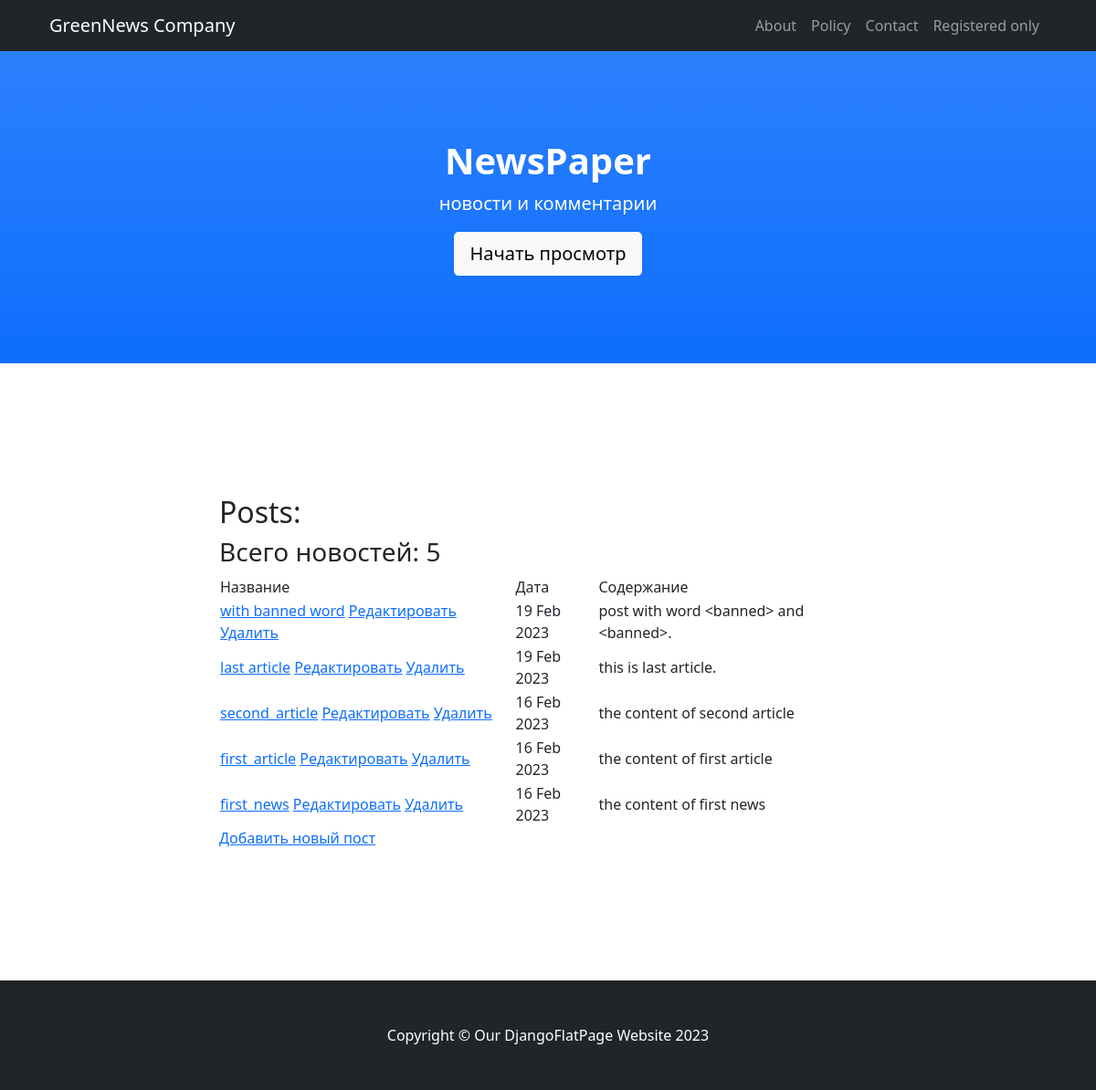
/posts/, run on an earlier commit of the app's database.
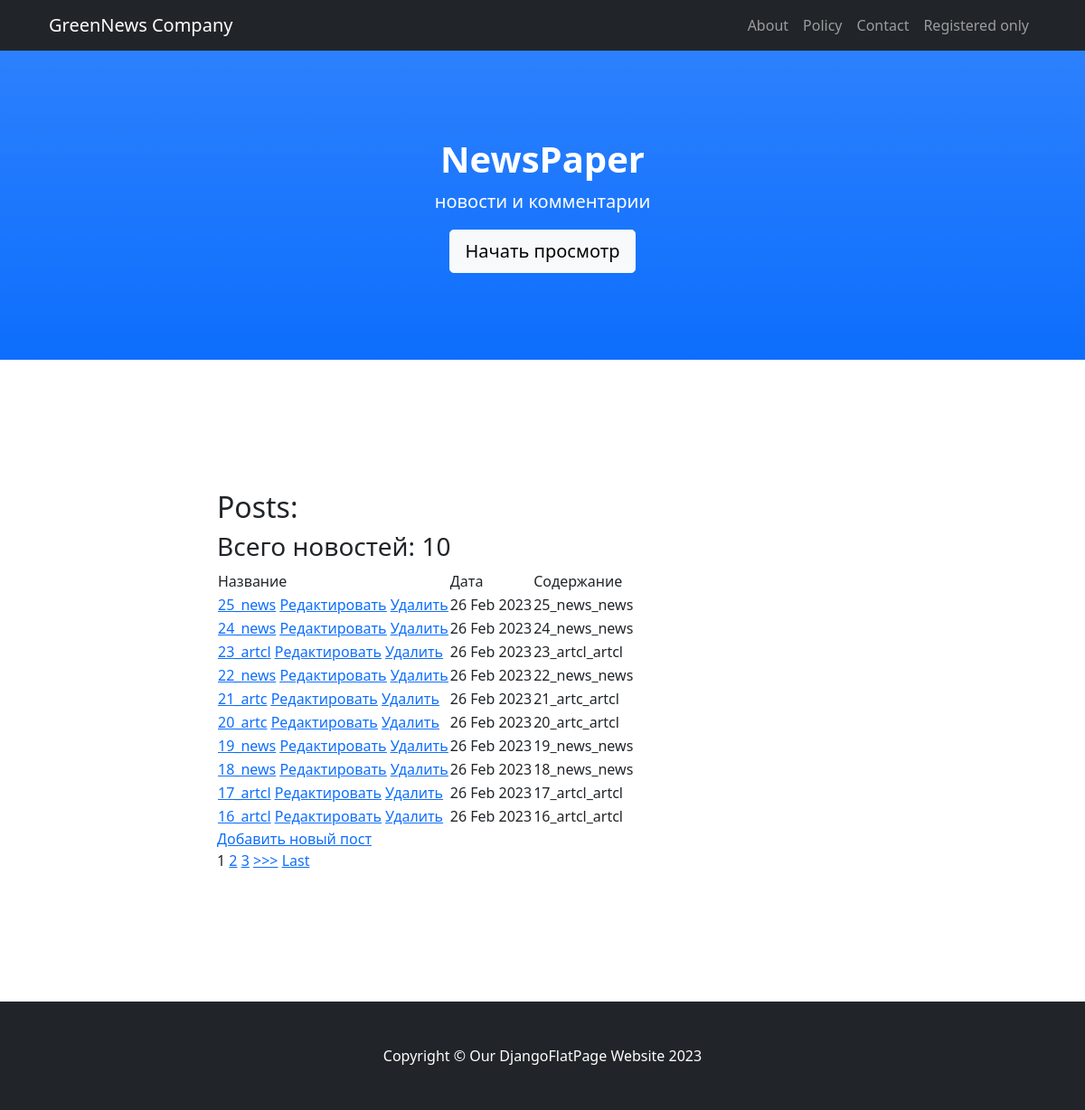
And on a later commit of the database.
### news/models.py (models this page shows, shortened)
class Post(models.Model):
    postAuthor = models.ForeignKey(Author, on_delete=models.CASCADE,)
    postType = models.CharField(max_length=4, choices=post_types, default=news)
    postDatetime = models.DateTimeField(auto_now_add=True)
    category = models.ManyToManyField(Category, through='PostCategory', related_name='posts',)
    head = models.CharField(max_length=124)
    postText = models.TextField()
    postRate = models.SmallIntegerField(default=0)

### news/views.py (the view, shortened to what this page needs)
# urls.py: path('', PostsList.as_view()),
class PostsList(ListView):
    model = Post
    template_name = 'posts.html'
    context_object_name = 'posts'
    queryset = Post.objects.order_by('-postDatetime')
    paginate_by = 10
    def get_context_data(self, **kwargs):
        context = super().get_context_data(**kwargs)
        context['categories'] = Category.objects.all()
        context['form'] = PostForm()
        return context

### news/templatetags/news_filters.py (called while the page is built)
@register.filter(name='censor')
def censor(value, arg='<banned>'):
    banned_words = [ 'пиздец', 'fuck', 'fucking', 'блядь', 'писец']
    if isinstance(value, str) and isinstance(arg, str):
        for i in banned_words:
            value = value.replace(i, arg)
        return value
    else:
        raise ValueError(f'Не применяется для {type(value)} и {type(arg)}')

### templates/posts.html (shortened to what this page needs)
{% extends 'flatpages/default.html' %}
{% load news_filters %}
{% block title %}
Posts:
{% endblock title %}
{% block content %}
    {% if posts %}
        <h3> Всего новостей: {{ posts|length }} </h3>
        <table>
            <tr>
                <td>
                    Название
                </td>
                <td>
                    Дата
                </td>
                <td>
                    Содержание
                </td>
            </tr>
        {% for new in posts %}
            <tr>
                <td>
                    <a href="{% url 'post_detail' new.id %}">{{ new.head|censor|truncatewords:12 }}</a>
                     <a href="{% url 'post_add' new.id %}"><u>Редактировать</u></a>
                    <a href="{% url 'post_delete' new.id %}"><u>Удалить</u></a>
                </td>
                <td>
                    {{ new.postDatetime|date:'d M Y' }}
                </td>
                <td>
                    {{ new.postText|censor|truncatechars:50 }}
                </td>
            </tr>
        {% endfor %}
        </table>
        <a href="{% url 'post_add' %}">Добавить новый пост</a> <br>
        {% if is_paginated %}
            {% for num in page_obj.paginator.page_range %}
                {% if page_obj.number == num %}
                    <a>{{ num }}</a>
                {% elif num > page_obj.number|add:'-3' and num < page_obj.number|add:'3' %}
                    <a href="?page={{ num }}">{{ num }}</a>
                {% endif %}
            {% endfor %}
            {% if page_obj.has_next %}
                <a href="?page={{ page_obj.next_page_number }}">>>></a>
                <a href="?page={{ page_obj.paginator.num_pages }}">Last</a>
            {% endif %}
        {% endif %}
    {% else %}
        <h2>Новостей нет!</h2>
    {% endif %}
{% endblock content %}

What changed in the data, as far as the page shows it:
no longer on this page (row unchanged): Post: head|censor "with banned word", postDatetime "19 Feb 2023", postText|censor "post with word <banned> and <banned>."
no longer on this page (row unchanged): Post: head|censor "last article", postDatetime "19 Feb 2023", postText|censor "this is last article."
no longer on this page (row unchanged): Post: head|censor "second_article", postDatetime "16 Feb 2023", postText|censor "the content of second article"
no longer on this page (row unchanged): Post: head|censor "first_article", postDatetime "16 Feb 2023", postText|censor "the content of first article"
no longer on this page (row unchanged): Post: head|censor "first_news", postDatetime "16 Feb 2023", postText|censor "the content of first news"
added Post: head|censor "25_news", postDatetime "26 Feb 2023", postText|censor "25_news_news"
added Post: head|censor "24_news", postDatetime "26 Feb 2023", postText|censor "24_news_news"
added Post: head|censor "23_artcl", postDatetime "26 Feb 2023", postText|censor "23_artcl_artcl"
added Post: head|censor "22_news", postDatetime "26 Feb 2023", postText|censor "22_news_news"
added Post: head|censor "21_artc", postDatetime "26 Feb 2023", postText|censor "21_artc_artcl"
added Post: head|censor "20_artc", postDatetime "26 Feb 2023", postText|censor "20_artc_artcl"
added Post: head|censor "19_news", postDatetime "26 Feb 2023", postText|censor "19_news_news"
added Post: head|censor "18_news", postDatetime "26 Feb 2023", postText|censor "18_news_news"
added Post: head|censor "17_artcl", postDatetime "26 Feb 2023", postText|censor "17_artcl_artcl"
added Post: head|censor "16_artcl", postDatetime "26 Feb 2023", postText|censor "16_artcl_artcl"
Also different on the page:
{{ posts|length }}: "5" → "10"
new list line: "1"
new list line: "2"
new list line: "3"
text now shown: ">>> Last"
